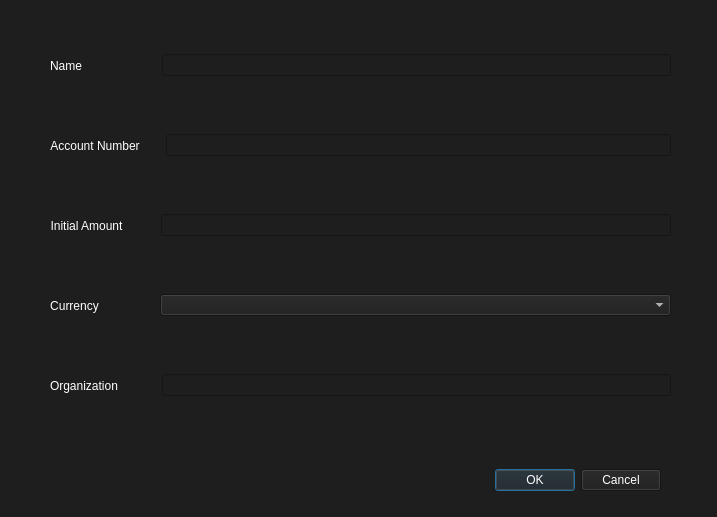
<?xml version="1.0" encoding="UTF-8"?>
<ui version="4.0">
 <class>accountsWidget</class>
 <widget class="QWidget" name="accountsWidget">
  <property name="geometry">
   <rect>
    <x>0</x>
    <y>0</y>
    <width>717</width>
    <height>517</height>
   </rect>
  </property>
  <property name="windowTitle">
   <string>Create Account</string>
  </property>
  <property name="styleSheet">
   <string notr="true">background-color: rgb(30,30,30);
color: white;</string>
  </property>
  <widget class="QWidget" name="horizontalLayoutWidget">
   <property name="geometry">
    <rect>
     <x>30</x>
     <y>40</y>
     <width>661</width>
     <height>51</height>
    </rect>
   </property>
   <layout class="QHBoxLayout" name="horizontalLayout">
    <item>
     <spacer name="horizontalSpacer_2">
      <property name="orientation">
       <enum>Qt::Horizontal</enum>
      </property>
      <property name="sizeType">
       <enum>QSizePolicy::Minimum</enum>
      </property>
      <property name="sizeHint" stdset="0">
       <size>
        <width>20</width>
        <height>20</height>
       </size>
      </property>
     </spacer>
    </item>
    <item>
     <widget class="QLabel" name="label">
      <property name="layoutDirection">
       <enum>Qt::LeftToRight</enum>
      </property>
      <property name="text">
       <string>Name</string>
      </property>
      <property name="alignment">
       <set>Qt::AlignCenter</set>
      </property>
     </widget>
    </item>
    <item>
     <spacer name="horizontalSpacer">
      <property name="orientation">
       <enum>Qt::Horizontal</enum>
      </property>
      <property name="sizeType">
       <enum>QSizePolicy::Preferred</enum>
      </property>
      <property name="sizeHint" stdset="0">
       <size>
        <width>74</width>
        <height>20</height>
       </size>
      </property>
     </spacer>
    </item>
    <item>
     <widget class="QLineEdit" name="accountName"/>
    </item>
    <item>
     <spacer name="horizontalSpacer_3">
      <property name="orientation">
       <enum>Qt::Horizontal</enum>
      </property>
      <property name="sizeType">
       <enum>QSizePolicy::Minimum</enum>
      </property>
      <property name="sizeHint" stdset="0">
       <size>
        <width>20</width>
        <height>20</height>
       </size>
      </property>
     </spacer>
    </item>
   </layout>
  </widget>
  <widget class="QWidget" name="horizontalLayoutWidget_2">
   <property name="geometry">
    <rect>
     <x>30</x>
     <y>120</y>
     <width>661</width>
     <height>51</height>
    </rect>
   </property>
   <layout class="QHBoxLayout" name="horizontalLayout_3">
    <item>
     <spacer name="horizontalSpacer_7">
      <property name="orientation">
       <enum>Qt::Horizontal</enum>
      </property>
      <property name="sizeType">
       <enum>QSizePolicy::Minimum</enum>
      </property>
      <property name="sizeHint" stdset="0">
       <size>
        <width>20</width>
        <height>20</height>
       </size>
      </property>
     </spacer>
    </item>
    <item>
     <widget class="QLabel" name="label_3">
      <property name="layoutDirection">
       <enum>Qt::LeftToRight</enum>
      </property>
      <property name="text">
       <string>Account Number</string>
      </property>
      <property name="alignment">
       <set>Qt::AlignCenter</set>
      </property>
     </widget>
    </item>
    <item>
     <spacer name="horizontalSpacer_8">
      <property name="orientation">
       <enum>Qt::Horizontal</enum>
      </property>
      <property name="sizeType">
       <enum>QSizePolicy::Minimum</enum>
      </property>
      <property name="sizeHint" stdset="0">
       <size>
        <width>20</width>
        <height>20</height>
       </size>
      </property>
     </spacer>
    </item>
    <item>
     <widget class="QLineEdit" name="accountNumber"/>
    </item>
    <item>
     <spacer name="horizontalSpacer_9">
      <property name="orientation">
       <enum>Qt::Horizontal</enum>
      </property>
      <property name="sizeType">
       <enum>QSizePolicy::Minimum</enum>
      </property>
      <property name="sizeHint" stdset="0">
       <size>
        <width>20</width>
        <height>20</height>
       </size>
      </property>
     </spacer>
    </item>
   </layout>
  </widget>
  <widget class="QWidget" name="horizontalLayoutWidget_3">
   <property name="geometry">
    <rect>
     <x>30</x>
     <y>200</y>
     <width>661</width>
     <height>51</height>
    </rect>
   </property>
   <layout class="QHBoxLayout" name="horizontalLayout_4">
    <item>
     <spacer name="horizontalSpacer_10">
      <property name="orientation">
       <enum>Qt::Horizontal</enum>
      </property>
      <property name="sizeType">
       <enum>QSizePolicy::Minimum</enum>
      </property>
      <property name="sizeHint" stdset="0">
       <size>
        <width>20</width>
        <height>20</height>
       </size>
      </property>
     </spacer>
    </item>
    <item>
     <widget class="QLabel" name="label_4">
      <property name="layoutDirection">
       <enum>Qt::LeftToRight</enum>
      </property>
      <property name="text">
       <string>Initial Amount</string>
      </property>
      <property name="alignment">
       <set>Qt::AlignCenter</set>
      </property>
     </widget>
    </item>
    <item>
     <spacer name="horizontalSpacer_11">
      <property name="orientation">
       <enum>Qt::Horizontal</enum>
      </property>
      <property name="sizeType">
       <enum>QSizePolicy::Preferred</enum>
      </property>
      <property name="sizeHint" stdset="0">
       <size>
        <width>32</width>
        <height>20</height>
       </size>
      </property>
     </spacer>
    </item>
    <item>
     <widget class="QLineEdit" name="initialAmount"/>
    </item>
    <item>
     <spacer name="horizontalSpacer_12">
      <property name="orientation">
       <enum>Qt::Horizontal</enum>
      </property>
      <property name="sizeType">
       <enum>QSizePolicy::Minimum</enum>
      </property>
      <property name="sizeHint" stdset="0">
       <size>
        <width>20</width>
        <height>20</height>
       </size>
      </property>
     </spacer>
    </item>
   </layout>
  </widget>
  <widget class="QWidget" name="horizontalLayoutWidget_4">
   <property name="geometry">
    <rect>
     <x>30</x>
     <y>280</y>
     <width>661</width>
     <height>51</height>
    </rect>
   </property>
   <layout class="QHBoxLayout" name="horizontalLayout_5">
    <item>
     <spacer name="horizontalSpacer_13">
      <property name="orientation">
       <enum>Qt::Horizontal</enum>
      </property>
      <property name="sizeType">
       <enum>QSizePolicy::Minimum</enum>
      </property>
      <property name="sizeHint" stdset="0">
       <size>
        <width>20</width>
        <height>20</height>
       </size>
      </property>
     </spacer>
    </item>
    <item>
     <widget class="QLabel" name="label_5">
      <property name="layoutDirection">
       <enum>Qt::LeftToRight</enum>
      </property>
      <property name="text">
       <string>Currency</string>
      </property>
      <property name="alignment">
       <set>Qt::AlignCenter</set>
      </property>
     </widget>
    </item>
    <item>
     <spacer name="horizontalSpacer_14">
      <property name="orientation">
       <enum>Qt::Horizontal</enum>
      </property>
      <property name="sizeType">
       <enum>QSizePolicy::Preferred</enum>
      </property>
      <property name="sizeHint" stdset="0">
       <size>
        <width>55</width>
        <height>20</height>
       </size>
      </property>
     </spacer>
    </item>
    <item>
     <widget class="QComboBox" name="currenciesComboBox">
      <property name="sizePolicy">
       <sizepolicy hsizetype="Expanding" vsizetype="Fixed">
        <horstretch>0</horstretch>
        <verstretch>0</verstretch>
       </sizepolicy>
      </property>
      <property name="maximumSize">
       <size>
        <width>16777215</width>
        <height>16777215</height>
       </size>
      </property>
     </widget>
    </item>
    <item>
     <spacer name="horizontalSpacer_15">
      <property name="orientation">
       <enum>Qt::Horizontal</enum>
      </property>
      <property name="sizeType">
       <enum>QSizePolicy::Minimum</enum>
      </property>
      <property name="sizeHint" stdset="0">
       <size>
        <width>20</width>
        <height>20</height>
       </size>
      </property>
     </spacer>
    </item>
   </layout>
  </widget>
  <widget class="QWidget" name="horizontalLayoutWidget_5">
   <property name="geometry">
    <rect>
     <x>30</x>
     <y>360</y>
     <width>661</width>
     <height>51</height>
    </rect>
   </property>
   <layout class="QHBoxLayout" name="horizontalLayout_6">
    <item>
     <spacer name="horizontalSpacer_16">
      <property name="orientation">
       <enum>Qt::Horizontal</enum>
      </property>
      <property name="sizeType">
       <enum>QSizePolicy::Minimum</enum>
      </property>
      <property name="sizeHint" stdset="0">
       <size>
        <width>20</width>
        <height>20</height>
       </size>
      </property>
     </spacer>
    </item>
    <item>
     <widget class="QLabel" name="label_6">
      <property name="layoutDirection">
       <enum>Qt::LeftToRight</enum>
      </property>
      <property name="text">
       <string>Organization</string>
      </property>
      <property name="alignment">
       <set>Qt::AlignCenter</set>
      </property>
     </widget>
    </item>
    <item>
     <spacer name="horizontalSpacer_17">
      <property name="orientation">
       <enum>Qt::Horizontal</enum>
      </property>
      <property name="sizeType">
       <enum>QSizePolicy::Preferred</enum>
      </property>
      <property name="sizeHint" stdset="0">
       <size>
        <width>38</width>
        <height>20</height>
       </size>
      </property>
     </spacer>
    </item>
    <item>
     <widget class="QLineEdit" name="organization"/>
    </item>
    <item>
     <spacer name="horizontalSpacer_18">
      <property name="orientation">
       <enum>Qt::Horizontal</enum>
      </property>
      <property name="sizeType">
       <enum>QSizePolicy::Minimum</enum>
      </property>
      <property name="sizeHint" stdset="0">
       <size>
        <width>20</width>
        <height>20</height>
       </size>
      </property>
     </spacer>
    </item>
   </layout>
  </widget>
  <widget class="QDialogButtonBox" name="buttonBox">
   <property name="geometry">
    <rect>
     <x>480</x>
     <y>460</y>
     <width>181</width>
     <height>41</height>
    </rect>
   </property>
   <property name="styleSheet">
    <string notr="true">background-color: rgb(30,30,30);
color: white;</string>
   </property>
   <property name="standardButtons">
    <set>QDialogButtonBox::Cancel|QDialogButtonBox::Ok</set>
   </property>
  </widget>
 </widget>
 <resources/>
 <connections/>
</ui>
